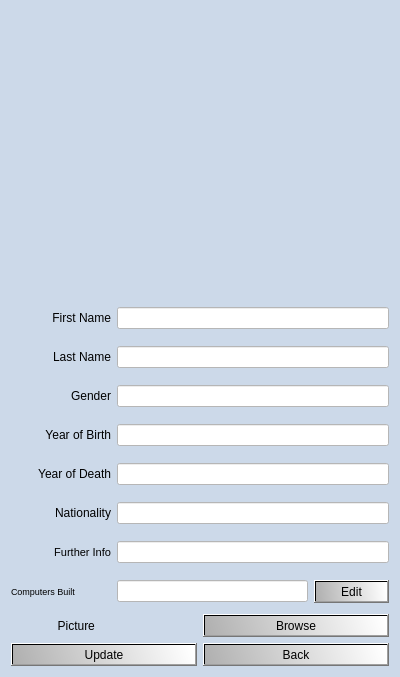
<?xml version="1.0" encoding="UTF-8"?>
<ui version="4.0">
 <class>editStudentDialog</class>
 <widget class="QDialog" name="editStudentDialog">
  <property name="geometry">
   <rect>
    <x>0</x>
    <y>0</y>
    <width>400</width>
    <height>677</height>
   </rect>
  </property>
  <property name="minimumSize">
   <size>
    <width>400</width>
    <height>677</height>
   </size>
  </property>
  <property name="windowTitle">
   <string>Update Scientist</string>
  </property>
  <property name="windowIcon">
   <iconset resource="../resources.qrc">
    <normaloff>:/icons/Images/DBSimple.jpg</normaloff>:/icons/Images/DBSimple.jpg</iconset>
  </property>
  <property name="styleSheet">
   <string notr="true">QWidget{
background-color: rgb(204, 217, 233);
font-family: &quot;Verdana&quot;;
font-size: 9pt;
}

QLineEdit{
background-color: white;
}

QPushButton{
color: rgb(0, 0, 0);
background-color: qlineargradient(spread:pad, x1:0, y1:0.619, x2:1, y2:0.58, stop:0 rgba(176, 176, 176, 255), stop:1 rgba(255, 255, 255, 255));
}

QPushButton::hover{
background-color: qlineargradient(spread:reflect, x1:0, y1:0, x2:1, y2:1, stop:0.318408 rgba(69, 69, 69, 255), stop:1 rgba(162, 162, 162, 255));
}

QPushButton::pressed{
background-color: qlineargradient(spread:reflect, x1:0, y1:0, x2:1, y2:1, stop:0.318408 rgba(69, 69, 69, 255), stop:1 rgba(162, 162, 162, 255));
}</string>
  </property>
  <layout class="QGridLayout" name="gridLayout">
   <item row="0" column="0">
    <layout class="QVBoxLayout" name="verticalLayout_3">
     <item>
      <layout class="QVBoxLayout" name="verticalLayout">
       <item>
        <widget class="QLabel" name="label_image">
         <property name="minimumSize">
          <size>
           <width>378</width>
           <height>220</height>
          </size>
         </property>
         <property name="text">
          <string/>
         </property>
        </widget>
       </item>
       <item>
        <layout class="QHBoxLayout" name="horizontalLayout_9">
         <item>
          <widget class="QLabel" name="label_2">
           <property name="minimumSize">
            <size>
             <width>100</width>
             <height>33</height>
            </size>
           </property>
           <property name="text">
            <string>&lt;html&gt;&lt;head/&gt;&lt;body&gt;&lt;p align=&quot;right&quot;&gt;First Name&lt;/p&gt;&lt;/body&gt;&lt;/html&gt;</string>
           </property>
          </widget>
         </item>
         <item>
          <widget class="QLineEdit" name="lineEdit_first_name">
           <property name="minimumSize">
            <size>
             <width>261</width>
             <height>0</height>
            </size>
           </property>
           <property name="text">
            <string/>
           </property>
          </widget>
         </item>
        </layout>
       </item>
       <item>
        <layout class="QHBoxLayout" name="horizontalLayout_8">
         <item>
          <widget class="QLabel" name="label_3">
           <property name="minimumSize">
            <size>
             <width>100</width>
             <height>33</height>
            </size>
           </property>
           <property name="text">
            <string>&lt;html&gt;&lt;head/&gt;&lt;body&gt;&lt;p align=&quot;right&quot;&gt;Last Name&lt;/p&gt;&lt;/body&gt;&lt;/html&gt;</string>
           </property>
          </widget>
         </item>
         <item>
          <widget class="QLineEdit" name="lineEdit_last_name">
           <property name="minimumSize">
            <size>
             <width>261</width>
             <height>0</height>
            </size>
           </property>
          </widget>
         </item>
        </layout>
       </item>
       <item>
        <layout class="QHBoxLayout" name="horizontalLayout_7">
         <item>
          <widget class="QLabel" name="label_4">
           <property name="minimumSize">
            <size>
             <width>100</width>
             <height>33</height>
            </size>
           </property>
           <property name="text">
            <string>&lt;html&gt;&lt;head/&gt;&lt;body&gt;&lt;p align=&quot;right&quot;&gt;Gender&lt;/p&gt;&lt;/body&gt;&lt;/html&gt;</string>
           </property>
          </widget>
         </item>
         <item>
          <widget class="QLineEdit" name="lineEdit_gender">
           <property name="minimumSize">
            <size>
             <width>261</width>
             <height>0</height>
            </size>
           </property>
          </widget>
         </item>
        </layout>
       </item>
       <item>
        <layout class="QHBoxLayout" name="horizontalLayout_6">
         <item>
          <widget class="QLabel" name="label_5">
           <property name="minimumSize">
            <size>
             <width>100</width>
             <height>33</height>
            </size>
           </property>
           <property name="text">
            <string>&lt;html&gt;&lt;head/&gt;&lt;body&gt;&lt;p align=&quot;right&quot;&gt;Year of Birth&lt;/p&gt;&lt;/body&gt;&lt;/html&gt;</string>
           </property>
          </widget>
         </item>
         <item>
          <widget class="QLineEdit" name="lineEdit_YOB">
           <property name="minimumSize">
            <size>
             <width>261</width>
             <height>0</height>
            </size>
           </property>
          </widget>
         </item>
        </layout>
       </item>
       <item>
        <layout class="QHBoxLayout" name="horizontalLayout_5">
         <item>
          <widget class="QLabel" name="label_6">
           <property name="minimumSize">
            <size>
             <width>100</width>
             <height>33</height>
            </size>
           </property>
           <property name="text">
            <string>&lt;html&gt;&lt;head/&gt;&lt;body&gt;&lt;p align=&quot;right&quot;&gt;Year of Death&lt;/p&gt;&lt;/body&gt;&lt;/html&gt;</string>
           </property>
          </widget>
         </item>
         <item>
          <widget class="QLineEdit" name="lineEdit_YOD">
           <property name="minimumSize">
            <size>
             <width>261</width>
             <height>0</height>
            </size>
           </property>
          </widget>
         </item>
        </layout>
       </item>
       <item>
        <layout class="QHBoxLayout" name="horizontalLayout_4">
         <item>
          <widget class="QLabel" name="label_7">
           <property name="minimumSize">
            <size>
             <width>100</width>
             <height>33</height>
            </size>
           </property>
           <property name="text">
            <string>&lt;html&gt;&lt;head/&gt;&lt;body&gt;&lt;p align=&quot;right&quot;&gt;Nationality&lt;/p&gt;&lt;/body&gt;&lt;/html&gt;</string>
           </property>
          </widget>
         </item>
         <item>
          <widget class="QLineEdit" name="lineEdit_nationality">
           <property name="minimumSize">
            <size>
             <width>261</width>
             <height>0</height>
            </size>
           </property>
          </widget>
         </item>
        </layout>
       </item>
       <item>
        <layout class="QHBoxLayout" name="horizontalLayout_3">
         <item>
          <widget class="QLabel" name="label_8">
           <property name="minimumSize">
            <size>
             <width>100</width>
             <height>33</height>
            </size>
           </property>
           <property name="text">
            <string>&lt;html&gt;&lt;head/&gt;&lt;body&gt;&lt;p align=&quot;right&quot;&gt;&lt;span style=&quot; font-size:8pt;&quot;&gt;Further Info&lt;/span&gt;&lt;/p&gt;&lt;/body&gt;&lt;/html&gt;</string>
           </property>
          </widget>
         </item>
         <item>
          <widget class="QLineEdit" name="lineEdit_further">
           <property name="minimumSize">
            <size>
             <width>262</width>
             <height>0</height>
            </size>
           </property>
          </widget>
         </item>
        </layout>
       </item>
       <item>
        <layout class="QHBoxLayout" name="horizontalLayout_2">
         <item>
          <widget class="QLabel" name="label_9">
           <property name="minimumSize">
            <size>
             <width>100</width>
             <height>33</height>
            </size>
           </property>
           <property name="text">
            <string>&lt;html&gt;&lt;head/&gt;&lt;body&gt;&lt;p&gt;&lt;span style=&quot; font-size:7pt;&quot;&gt;Computers Built&lt;/span&gt;&lt;/p&gt;&lt;/body&gt;&lt;/html&gt;</string>
           </property>
          </widget>
         </item>
         <item>
          <layout class="QHBoxLayout" name="horizontalLayout">
           <item>
            <widget class="QLineEdit" name="lineEdit_relations">
             <property name="minimumSize">
              <size>
               <width>132</width>
               <height>0</height>
              </size>
             </property>
             <property name="readOnly">
              <bool>true</bool>
             </property>
            </widget>
           </item>
           <item>
            <widget class="QPushButton" name="pushButton_edit_relations">
             <property name="minimumSize">
              <size>
               <width>0</width>
               <height>0</height>
              </size>
             </property>
             <property name="text">
              <string>Edit</string>
             </property>
            </widget>
           </item>
          </layout>
         </item>
        </layout>
       </item>
       <item>
        <layout class="QHBoxLayout" name="horizontalLayout_11">
         <item>
          <widget class="QLabel" name="label">
           <property name="text">
            <string>              Picture</string>
           </property>
          </widget>
         </item>
         <item>
          <widget class="QPushButton" name="pushButton_browseImSci">
           <property name="text">
            <string>Browse</string>
           </property>
          </widget>
         </item>
        </layout>
       </item>
       <item>
        <layout class="QVBoxLayout" name="verticalLayout_2">
         <item>
          <layout class="QHBoxLayout" name="horizontalLayout_10">
           <item>
            <widget class="QPushButton" name="pushButton_update">
             <property name="text">
              <string>Update</string>
             </property>
            </widget>
           </item>
           <item>
            <widget class="QPushButton" name="pushButton_back">
             <property name="text">
              <string>Back</string>
             </property>
            </widget>
           </item>
          </layout>
         </item>
        </layout>
       </item>
      </layout>
     </item>
    </layout>
   </item>
  </layout>
 </widget>
 <resources>
  <include location="../resources.qrc"/>
 </resources>
 <connections/>
</ui>
